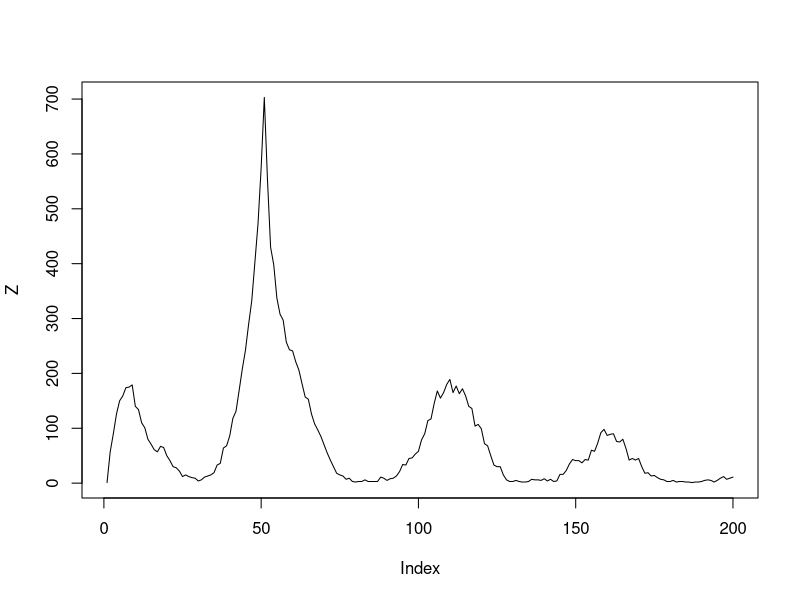

Recreate this plot in R. (Note: this script raises an error after producing the figure.)
## ---- chunk 1

rbern <- function(n, p) {
    rbinom(n, 1, p)
}


## ---- chunk 2
#

# start to simulate data

####
N <- 199
t <- 1:N
gamma  <- c(log(10), 0.7, 1.7)

K <- 3
theta  <- c(30, 50, 150)

lambda <- c(0.7, 1.15, 0.7, 0.3)
vlambda <- rep(lambda, diff(c(0, theta, N)))

rho <- 2*pi/52
nu <- exp(cbind(1, sin(rho*t), cos(rho*t)) %*% gamma)

Z <- numeric(N+1)
Z[1] <- 1


X <- rpois(1:N, nu)

for(i in 2:(N+1)) {
  Z[i] <- X[i-1] + rpois(1, vlambda[i-1] * Z[i-1])
}


plot(Z, type = "l")
###
#end of simulation
###
## ---- chunk 3
## update number of change points theta


update_theta <- function(theta, N){

  K <- length(theta)                     #find the current length
  
   if(K <= 1) {                           #if it's less than 1, always add
    sort(c(theta, sample(1:N, 1))) 

  } else if (K >= N - 2) {               #else if it's max always remove
    sort(sample(theta, K - 1))

  } else if (rbern(1, 0.5) == 1) {      #if not edge case, sub or...
    sort(sample(theta, K - 1))

  } else {
    sort(c(theta, sample(setdiff(1:N, theta), 1)))  #add

  }

}


## call update_theta then update number of change points K
## and lambda
## then use LL to accept or reject

 

update_param <- function(K, N, theta, lambda, LL) {

  theta_star  <- update_theta(theta, N)

  lambda_star <- rf(length(theta_star) + 1, 2, 20) #f-dist like the paper
 # need to adjust hastings-ratio
  vlambda <- rep(lambda_star, diff(c(0, theta_star, N))) #make into vector

  LL_star <- sum(dpois(Z, nu + vlambda*Z[-(N-1)], log = T)) #likelihood

  if(LL_star > LL) {

    list(K = length(theta_star), N = N, theta = theta_star, lambda = lambda_star, LL = LL_star)

  } else if (exp(LL_star - LL) > runif(1)) {

    list(K = length(theta_star), N = N, theta = theta_star, lambda = lambda_star, LL = LL_star)

  } else { 

    list(K = length(theta), N = N, theta = theta, lambda = lambda, LL = LL)

  }

}

 

nSim <- 1000000

#pre-allocate
res <- list(K = numeric(nSim),
            theta = matrix(0, nSim, N - 2),
            lambda = matrix(0, nSim, N))

 

output <- list(K = K, N= N, theta = theta, lambda = lambda, LL = -Inf)

for(i in 1:nSim){
   #i <- 1
   output <-  update_param(output$K, N, output$theta, output$lambda, output$LL)
   k <- output$K
   res$K[i] <- k
   res$theta[i, ] <- c(output$theta, rep(output$theta[k], N - 2 - k))
   res$lambda[i, ] <- c(output$lambda, rep(output$lambda[k+1], N - k - 1))
}

 


